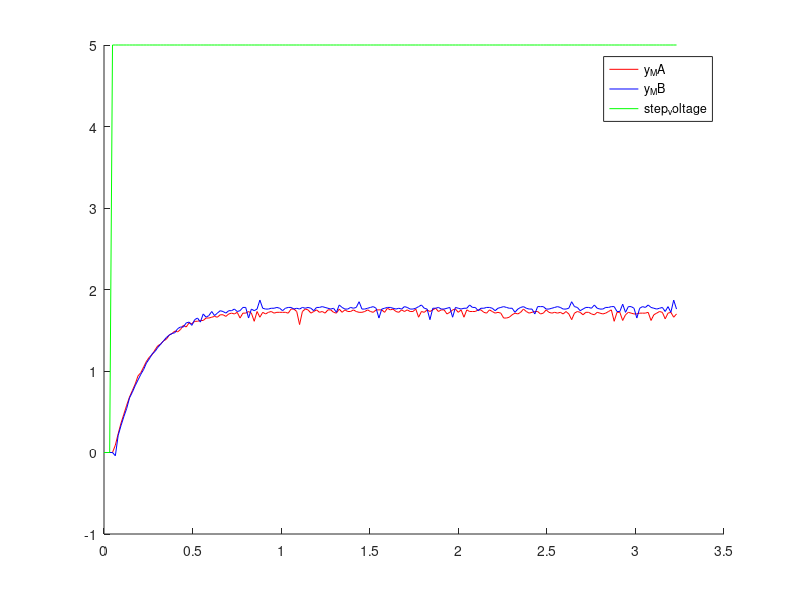

MATLAB code to generate this figure: (Note: this script raises an error after producing the figure.)
clear all
close all
step_voltage=5;
MotorA=load("ES_MotorA_output_FIT045.mat").MotorA;
MotorB=load("ES_MotorB_output_FIT045.mat").MotorB;
close all;
t_sampling=0.016;

y_MA=[[0 0 0],(MotorA-MotorA(1))'];
y_MB=[[0 0 0],(MotorB-MotorB(1))'];
step_voltage=[[0 0 0],ones(size(MotorA))'*step_voltage];
t_sample_vector = 0:t_sampling:((size(y_MA')-1)*t_sampling);

figure
hold on
plot(t_sample_vector,y_MA,'r');
plot(t_sample_vector,y_MB,'b');
plot(t_sample_vector,step_voltage,'g');
hold off

legend('y_MA','y_MB','step_voltage');


tf_MA=load("ES_transfer_models_A_B_fit45.mat").tf_MA;
tf_MB=load("ES_transfer_models_A_B_fit45.mat").tf_MB;

figure,
step(tf_MA);
hold on
plot(t_sample_vector,y_MA,'r');
hold off


figure,
step(tf_MB);
hold on
plot(t_sample_vector,y_MB,'b');
hold off


